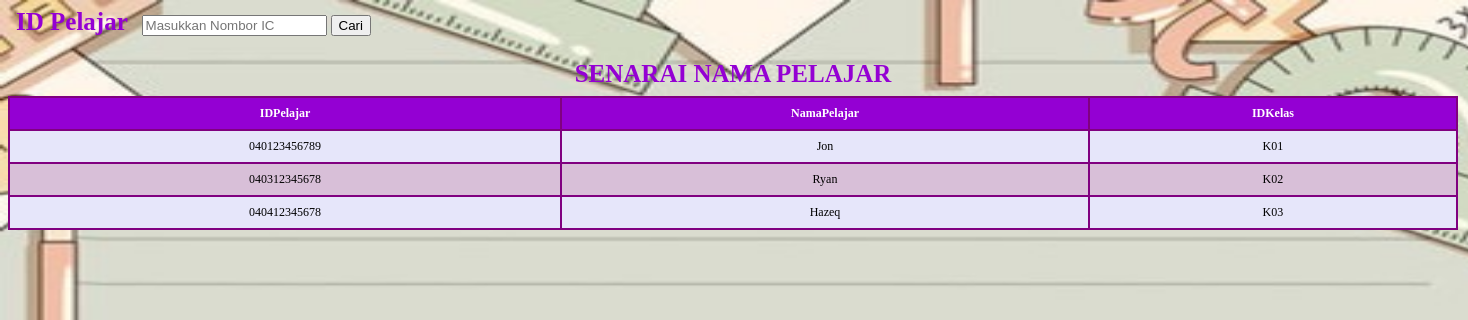
Page /pelajar_senarai.php on the committed database.
### tables this page shows
CREATE TABLE `pelajar` (
  `IDPelajar` varchar(12) NOT NULL,
  `NamaPelajar` varchar(30) DEFAULT NULL,
  `IDKelas` varchar(3) DEFAULT NULL,
  `Password_Pelajar` varchar(8) DEFAULT NULL
);

### pelajar_senarai.php (the view, shortened to what this page needs)
<?php
    include ('sambungan.php');
?>
<link rel="stylesheet" href="senarai.css">
<form method="get">
<label class="hola">ID Pelajar </label>
<input type="text" id="b-query" name="idpelajar" placeholder="Masukkan Nombor IC">
<button type="submit">Cari</button>
</form>
   <table>
    <caption>SENARAI NAMA PELAJAR</caption>
    <tr>
        <th>IDPelajar</th>
        <th>NamaPelajar</th>
        <th>IDKelas</th>
    </tr>
    <?php
        $sql='select * from pelajar';
        $result=mysqli_query($sambungan, $sql);
        while ($pelajar=mysqli_fetch_array($result)){
            echo '<tr> <td>'.$pelajar["IDPelajar"].'</td>
                <td>'.$pelajar["NamaPelajar"].'</td>
                <td>'.$pelajar["IDKelas"].'</td>
            </tr>';
        }
    ?>
</table>

### senarai.css (style rules this page uses)
table { margin-left: auto; margin-right: auto; font-family:verdana; font-size: 12px; font-weight: normal; text-align: center; width:1450px; margin: 0px; border-collapse: collapse; }
caption, .hola { font-size: 25px; font-weight: bold; color: darkviolet; padding: 8px; }
td,th { padding: 8px; border: 2px solid purple; }
tr:nth-child(odd) { background-color: thistle; }
tr:nth-child(even) { background-color: lavender; }
th { font-weight: bold; color: white; background-color: darkviolet; }

### rows in the picture
pelajar: IDPelajar "040123456789", NamaPelajar "Jon", IDKelas "K01"
pelajar: IDPelajar "040312345678", NamaPelajar "Ryan", IDKelas "K02"
pelajar: IDPelajar "040412345678", NamaPelajar "Hazeq", IDKelas "K03"
